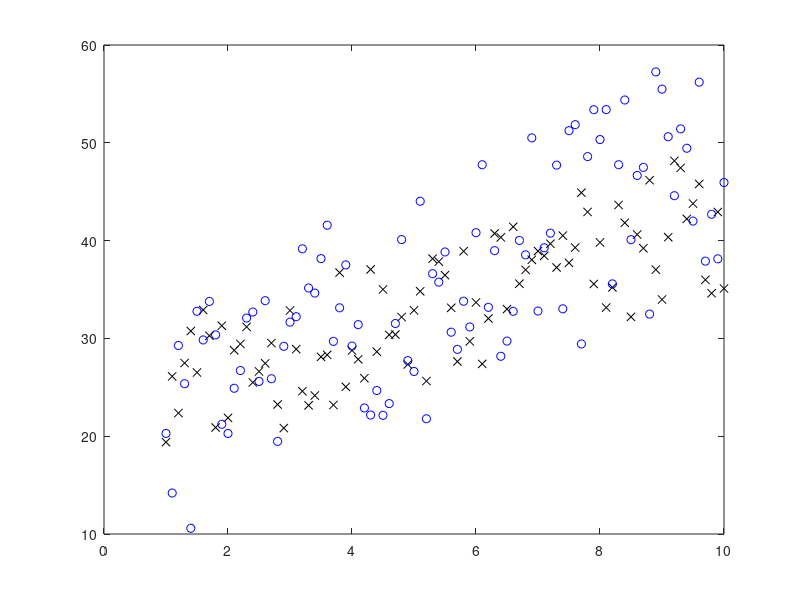

Source code (MATLAB):
%% 1
% x = stim contrast for each trial; y1 = passive condition FR; y2 = active
% condition FR

load('ps4_problem1.mat')

figure; plot(x,y1,'kx')
hold on; plot(x,y2,'bo')

[~,p_tt] = ttest2(y1,y2);
[p_rs] = ranksum(y1,y2);

% They are not significantly different mean FR responses in the 2
% conditions

[B1,BINT1,R1,RINT1,STATS1] = regress(y1',x',0.05)
[B2,BINT2,R2,RINT2,STATS2] = regress(y2',x',0.05)











